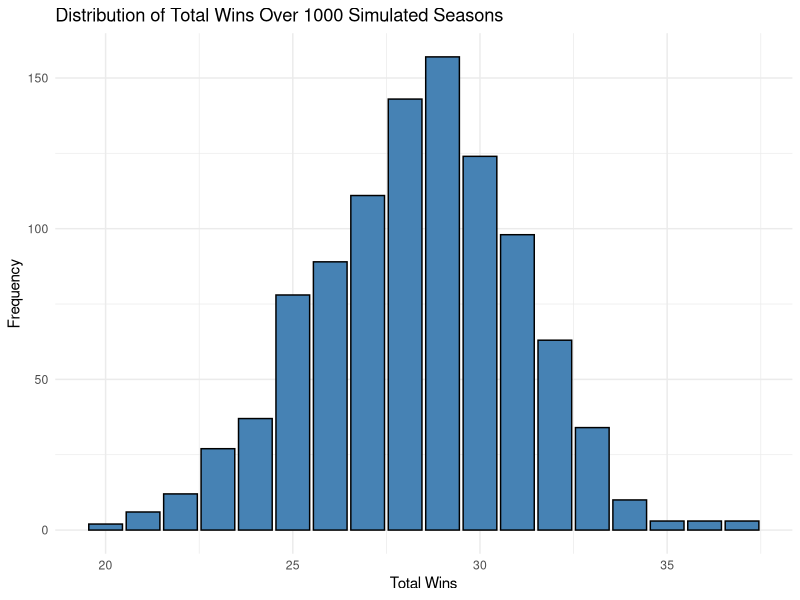

Write the R code that produced this figure.
## ---- chunk 1
# Create a multi-line string with your data
raw_text <- "
CMS 0.56 3
La_Verne 0.55 4
ETBU 0.53 3
Occidental 0.85 3
Cal_Lu 0.60 3
Cal_Tech 0.95 3
Whittier 0.84 4
Lewis_and_Clark 0.71 3
Pacific_Lutheran 0.73 2
Chapman 0.60 3
Redlands 0.74 3
Williamette 0.60 1
MIT 0.80 2
UW_La_Crosse 0.54 1
Tufts 0.65 3
"

# Read the data into a data frame
schedule <- read.table(text = raw_text, header = FALSE, col.names = c("team", "win_prob", "games"))

# View the resulting table
print(schedule)

## ---- chunk 2
set.seed(42)  # for reproducibility

# Create a data frame with your schedule
schedule <- data.frame(
  team = c("CMS", "La Verne", "ETBU", "Occidental", "Cal Lu", "Cal Tech", "Whittier",
           "Lewis and Clark", "Pacific Lutheran", "Chapman", "Redlands", "Williamette",
           "MIT", "UW La Crosse", "Tufts"),
  win_prob = c(0.56, 0.55, 0.53, 0.85, 0.60, 0.95, 0.84,
               0.71, 0.73, 0.60, 0.74, 0.60,
               0.80, 0.54, 0.65),
  games = c(3, 4, 3, 3, 3, 3, 4,
            3, 2, 3, 3, 1,
            2, 1, 3)
)

# Simulate the season
simulate_season <- function(schedule) {
  results <- schedule |>
    dplyr::rowwise() |>
    dplyr::mutate(
      wins = sum(runif(games) < win_prob),
      losses = games - wins
    ) |>
    dplyr::ungroup()
  
  # Season totals
  total_wins <- sum(results$wins)
  total_losses <- sum(results$losses)
  
  list(results = results, total_wins = total_wins, total_losses = total_losses)
}

# Run the simulation
library(dplyr)
season <- simulate_season(schedule)

# View detailed results
print(season$results)

# Print summary
cat("\nSeason Summary:\n")
cat("Total Wins:", season$total_wins, "\n")
cat("Total Losses:", season$total_losses, "\n")

## ---- chunk 3
library(dplyr)
library(purrr)

set.seed(42)  # for reproducibility

# Your original schedule
schedule <- data.frame(
  team = c("CMS", "La Verne", "ETBU", "Occidental", "Cal Lu", "Cal Tech", "Whittier",
           "Lewis and Clark", "Pacific Lutheran", "Chapman", "Redlands", "Williamette",
           "MIT", "UW La Crosse", "Tufts"),
  win_prob = c(0.56, 0.55, 0.53, 0.85, 0.60, 0.95, 0.84,
               0.71, 0.73, 0.60, 0.74, 0.60,
               0.80, 0.54, 0.65),
  games = c(3, 4, 3, 3, 3, 3, 4,
            3, 2, 3, 3, 1,
            2, 1, 3)
)

# Your simulation function
simulate_season <- function(schedule) {
  results <- schedule |>
    rowwise() |>
    mutate(
      wins = sum(runif(games) < win_prob),
      losses = games - wins
    ) |>
    ungroup()
  
  total_wins <- sum(results$wins)
  total_losses <- sum(results$losses)
  
  tibble(total_wins = total_wins, total_losses = total_losses)
}

# Run the simulation 1000 times
n_simulations <- 1000
sim_results <- map_dfr(1:n_simulations, ~simulate_season(schedule))

# Summary
summary_stats <- sim_results |>
  summarise(
    avg_wins = mean(total_wins),
    sd_wins = sd(total_wins),
    max_wins = max(total_wins),
    min_wins = min(total_wins)
  )

# Print results
print(summary_stats)

## ---- chunk 4
library(dplyr)
library(purrr)
library(ggplot2)

set.seed(42)  # for reproducibility

# Schedule data
schedule <- data.frame(
  team = c("CMS", "La Verne", "ETBU", "Occidental", "Cal Lu", "Cal Tech", "Whittier",
           "Lewis and Clark", "Pacific Lutheran", "Chapman", "Redlands", "Williamette",
           "MIT", "UW La Crosse", "Tufts"),
  win_prob = c(0.56, 0.55, 0.53, 0.85, 0.60, 0.95, 0.84,
               0.71, 0.73, 0.60, 0.74, 0.60,
               0.80, 0.54, 0.65),
  games = c(3, 4, 3, 3, 3, 3, 4,
            3, 2, 3, 3, 1,
            2, 1, 3)
)

# Simulation function
simulate_season <- function(schedule) {
  results <- schedule |>
    rowwise() |>
    mutate(
      wins = sum(runif(games) < win_prob),
      losses = games - wins
    ) |>
    ungroup()
  
  total_wins <- sum(results$wins)
  tibble(total_wins = total_wins)
}

# Run 1000 simulations
n_simulations <- 1000
sim_results <- map_dfr(1:n_simulations, ~simulate_season(schedule))

# Create a bar plot of total wins
ggplot(sim_results, aes(x = total_wins)) +
  geom_bar(fill = "steelblue", color = "black") +
  labs(
    title = "Distribution of Total Wins Over 1000 Simulated Seasons",
    x = "Total Wins",
    y = "Frequency"
  ) +
  theme_minimal()

